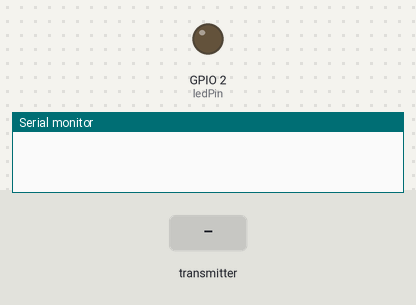
A sketch run on a simulated ESP32. Shown: output pins drawn as LEDs (lit = HIGH), the last lines printed to the serial monitor. Inputs (shaded band) come from the test bench.

Above: at 1.2 s.
1.3 s: the transmitter starts sending a = 0
At 2.0 s:
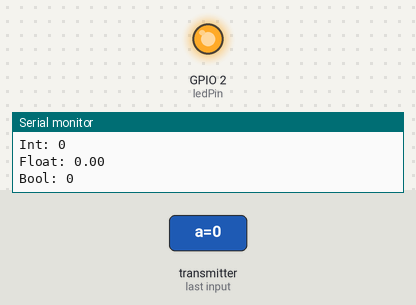
Timing chart, 0 to 4.3 s (numbered marks = the images above; inputs shaded):
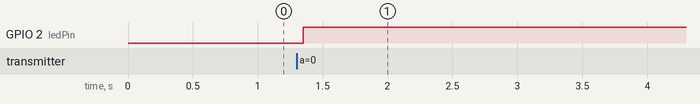

Measured:
- after the input at 1.3 s, GPIO 2 (ledPin): LOW → HIGH after 0.05 s

The sketch:

RecieverDev.ino
```cpp
// For ESP32
#include <esp_now.h>
#include <WiFi.h>

// Builti ESP32 LED
const int ledPin = 2;

// Structure data that will be recieved
typedef struct struct_message {
    char a[32];
    int b;
    float c;
    bool d;
} struct_message;

struct_message myData;

// callback function that will be executed when data is received
void OnDataRecv(const uint8_t * mac, const uint8_t *incomingData, int len) {
  memcpy(&myData, incomingData, sizeof(myData));
  Serial.print("Bytes received: ");
  Serial.println(len);
  Serial.print("Char: ");
  Serial.println(myData.a);
  Serial.print("Int: ");
  Serial.println(myData.b);
  Serial.print("Float: ");
  Serial.println(myData.c);
  Serial.print("Bool: ");
  Serial.println(myData.d);
  Serial.println();
  digitalWrite(ledPin, HIGH);
}

void setup() {
  Serial.begin(115200);
  WiFi.mode(WIFI_STA);
  // Init ESP-NOW
  if (esp_now_init() != ESP_OK) {
    Serial.println("Error initializing ESP-NOW");
    return;
  }
  esp_now_register_recv_cb(OnDataRecv);
  pinMode(ledPin, OUTPUT);
}

void loop() {
  // This loop can be left empty since we are handling everything in the callback function
}
```
